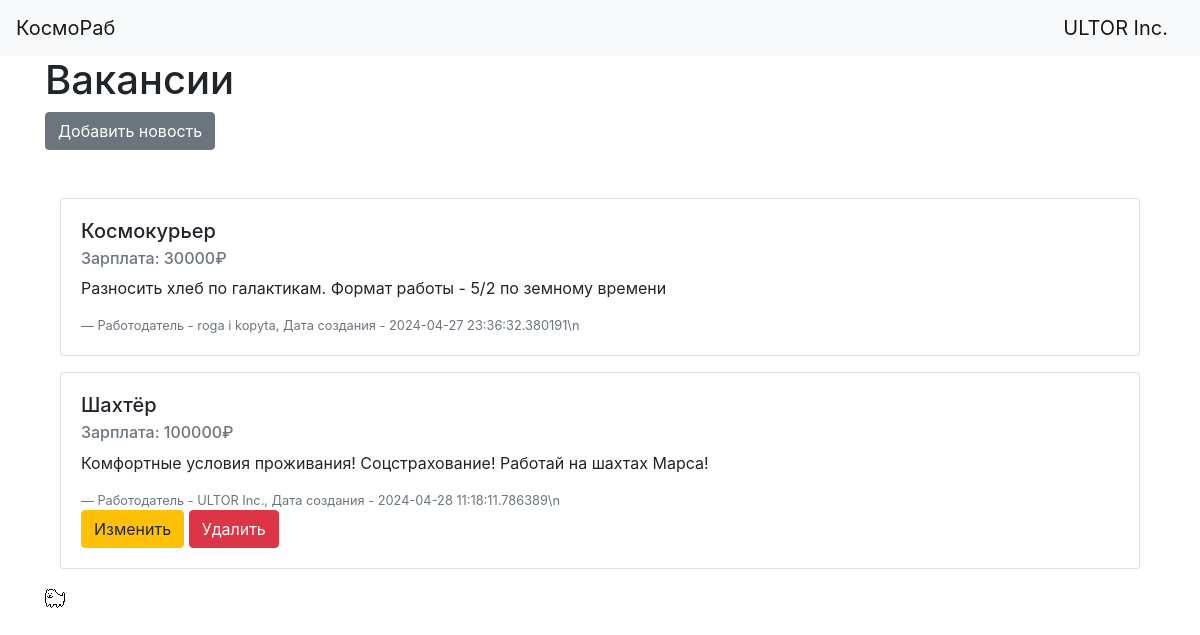
The page /home (signed in) on the database its author committed.
### data/users.py (models this page shows, shortened)
class User(SqlAlchemyBase, UserMixin):
    __tablename__ = 'users'
    id = sqlalchemy.Column(sqlalchemy.Integer,
                           primary_key=True, autoincrement=True)
    type = sqlalchemy.Column(sqlalchemy.String, nullable=False)
    name = sqlalchemy.Column(sqlalchemy.String, nullable=True)
    about = sqlalchemy.Column(sqlalchemy.String, nullable=True)
    email = sqlalchemy.Column(sqlalchemy.String,
                              index=True, unique=True, nullable=True)
    hashed_password = sqlalchemy.Column(sqlalchemy.String, nullable=True)
    created_date = sqlalchemy.Column(sqlalchemy.DateTime,
                                     default=datetime.datetime.now)
    jobs = orm.relationship("Job", back_populates='user')

### data/jobs.py (models this page shows)
class Job(SqlAlchemyBase):
    __tablename__ = 'jobs'
    id = sqlalchemy.Column(sqlalchemy.Integer,
                           primary_key=True, autoincrement=True)
    title = sqlalchemy.Column(sqlalchemy.String, nullable=True)
    salary = sqlalchemy.Column(sqlalchemy.Integer, nullable=True)
    about = sqlalchemy.Column(sqlalchemy.String, nullable=True)
    is_public = sqlalchemy.Column(sqlalchemy.Boolean, default=True)
    created_date = sqlalchemy.Column(sqlalchemy.DateTime,
                                     default=datetime.datetime.now)
    user_id = sqlalchemy.Column(sqlalchemy.Integer,
                                sqlalchemy.ForeignKey("users.id"))
    user = orm.relationship('User')

### main.py (the view)
@app.route('/home')
def home():
    db_sess = db_session.create_session()
    if current_user.is_authenticated:
        jobs = db_sess.query(Job).filter((Job.user == current_user) | (Job.is_public != False))
    else:
        jobs = db_sess.query(Job).filter(Job.is_public != False)
    return render_template('home.html', title='КосмоРаб', jobs=jobs)

### data/db_session.py (called while the page is built)
def create_session() -> Session:
    global __factory
    return __factory()

### main.py (called while the page is built)
@login_manager.user_loader
def load_user(user_id):
    db_sess = db_session.create_session()
    return db_sess.query(User).get(user_id)

### templates/home.html
{% extends "base.html" %}
{% block content %}
    <h1>Вакансии</h1>
    {% if current_user.is_authenticated %}
        {% if current_user.type == 'employer' %}
            <a href="add_job" class="btn btn-secondary">Добавить новость</a>
        {% endif %}
    {% endif %}
    <div class="container mt-5">
        {% for job in jobs %}
            <div class="card mb-3">
                <div class="card-body">
                    <h5 class="card-title">{{ job.title }}</h5>
                    <h6 class="card-subtitle mb-2 text-muted">Зарплата: {{ job.salary }}₽</h6>
                    <p class="card-text">{{ job.about }}</p>
                    <footer class="blockquote-footer">Работодатель - {{job.user.name}}, Дата создания - {{job.created_date}}\n</footer>
                    {% if current_user.is_authenticated and current_user.type == 'employee' %}
                        <a href="mailto:{{ job.user.email }}?subject=Заявка на вакансию: {{ job.title }}" class="btn btn-primary">Отправить заявку</a>
                    {% elif current_user.is_authenticated and current_user == job.user %}
                        <div>
                            <a href="/edit_job/{{ job.id }}" class="btn btn-warning">
                                Изменить
                            </a>
                            <a href="/job_delete/{{ job.id }}" class="btn btn-danger">
                                Удалить
                            </a>
                        </div>
                    {% elif current_user.is_authenticated and current_user.type == 'employer' %}
                    {% else %}
                        <a href="/login" class="btn btn-primary">Для отправки заявки войдите в аккаунт</a>
                    {% endif %}
                </div>
            </div>
        {% endfor %}
    </div>
    <img src="static/dog.png">
{% endblock %}

### templates/base.html (shortened to what this page needs)
<!doctype html>
<html lang="en">
<head>
    <link rel="stylesheet"
          href="https://stackpath.bootstrapcdn.com/bootstrap/4.4.1/css/bootstrap.min.css"
>
</head>
<body>
<header>
    <nav class="navbar navbar-light bg-light">
        <a class="navbar-brand" href="/home">КосмоРаб</a>
        {% if current_user.is_authenticated %}
            <a class="navbar-brand" href="/logout">{{ current_user.name }}</a>
        {% else %}
            <p>
                <a class="btn btn-primary " href="/register">Зарегистрироваться</a>
                <a class="btn btn-success" href="/login">Войти</a>
            </p>
        {% endif %}
    </nav>
</header>
<main role="main" class="container">
    {% block content %}{% endblock %}
</main>
</body>
</html>

### rows shown on the page
User: name "ULTOR Inc."
Job: title "Космокурьер", salary "30000", about "Разносить хлеб по галактикам. Формат работы - 5/2 по земному времени", user.name "roga i kopyta", created_date "2024-04-27 23:36:32.380191"
Job: title "Шахтёр", salary "100000", about "Комфортные условия проживания! Соцстрахование! Работай на шахтах Марса!", user.name "ULTOR Inc.", created_date "2024-04-28 11:18:11.786389"
